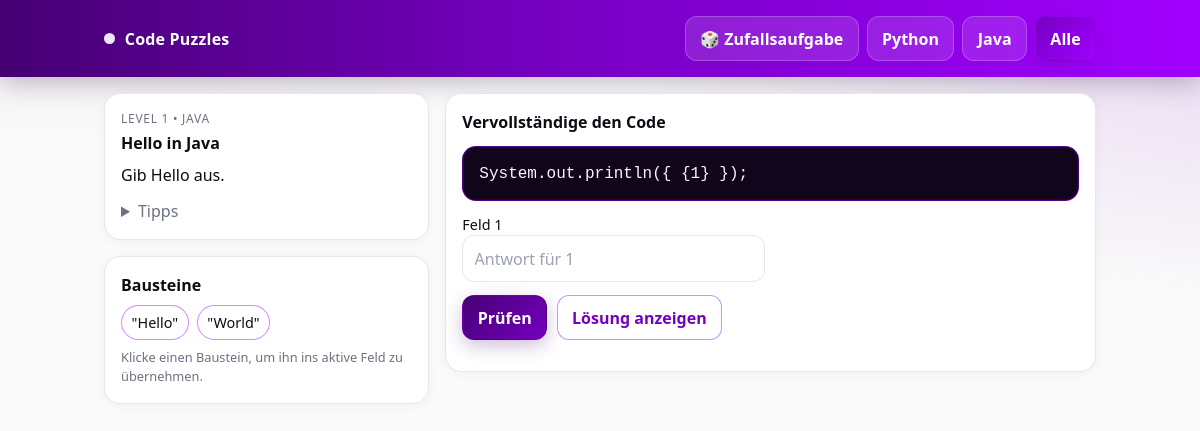
The page /snippet/13 on the database its author committed.
### models.py (models this page shows)
class Snippet(db.Model):
    __tablename__ = "snippets"
    id = db.Column(db.Integer, primary_key=True)
    title = db.Column(db.String(160), nullable=False)
    language = db.Column(db.String(16), nullable=False)  # "python" | "java"
    level = db.Column(db.Integer, nullable=False)         # 1..4
    prompt = db.Column(db.Text, nullable=False)
    code_template = db.Column(db.Text, nullable=False)    # mit {{1}}, {{2}} ...
    solution = db.Column(JSON, nullable=False)            # z. B. ["x", "print(\"ok\")"]
    accepted = db.Column(JSON, nullable=True)             # optionale Alternativen pro Lücke: [ ["x"], ["print('ok')","re:^print\\(.+\\)$"] ]
    blocks = db.Column(JSON, nullable=True)               # Bausteine (Buttons)
    tips = db.Column(JSON, nullable=True)                 # Hinweise
    tags = db.Column(JSON, nullable=True)                 # ["strings","loops"]
    __table_args__ = (
        CheckConstraint("level >= 1 AND level <= 4", name="level_range"),
    )

### app.py (the view)
    @app.route("/snippet/<int:sid>")
    def snippet_view(sid):
        import re as _re
        snip = Snippet.query.get_or_404(sid)
        gaps = sorted(set(int(x) for x in _re.findall(r"{{(\d+)}}", snip.code_template)))
        return render_template("snippet.html", snip=snip, gaps=gaps)

### templates/snippet.html (shortened to what this page needs)
{% extends "base.html" %}
{% block content %}
<div class="grid" style="grid-template-columns: 1fr 2fr; gap:1rem;">
  <section>
    <div class="card">
      <div class="text-muted" style="font-size:.75rem; text-transform:uppercase; letter-spacing:.06em;">
        Level {{ snip.level }} • {{ snip.language|capitalize }}
      </div>
      <h2 style="font-weight:700; margin:.2rem 0 0;">{{ snip.title }}</h2>
      <p style="margin-top:.5rem; white-space:pre-line;">{{ snip.prompt }}</p>
      {% if snip.tips %}
      <details style="margin-top:.75rem;">
        <summary class="text-muted" style="cursor:pointer;">Tipps</summary>
      </details>
      {% endif %}
    </div>
    {% if snip.blocks %}
    <div class="card" style="margin-top:1rem;">
      <h3 style="font-weight:600;">Bausteine</h3>
      <div id="blocks" class="chips" style="margin-top:.5rem;">
        {% for b in snip.blocks %}
        <button type="button" class="chip" data-val='{{ b|tojson }}'>{{ b }}</button>
        {% endfor %}
      </div>
      <p class="text-muted" style="margin-top:.5rem; font-size:.8rem;">Klicke einen Baustein, um ihn ins aktive Feld zu übernehmen.</p>
    </div>
    {% endif %}
  </section>
  <section>
    <div class="card">
      <h3 style="font-weight:600;">Vervollständige den Code</h3>
      <pre class="codeblock" style="margin-top:.75rem;"><code>{{ snip.code_template | replace("{{", "{ {") | replace("}}", "} }") }}</code></pre>
      <form id="answerForm" style="margin-top:.8rem;">
        <div class="grid" style="grid-template-columns: repeat(2, minmax(0,1fr)); gap:.75rem;">
          {% for i in gaps %}
          <label style="font-size:.9rem;">Feld {{ i }}
            <input class="field" name="gap{{ i }}" data-index="{{ i }}" placeholder="Antwort für {{ i }}" />
          </label>
          {% endfor %}
        </div>
        <div style="margin-top:.8rem; display:flex; gap:.6rem; flex-wrap:wrap;">
          <button class="btn btn-dark" id="checkBtn">Prüfen</button>
          <button class="btn btn-outline" type="button" id="revealBtn">Lösung anzeigen</button>
        </div>
      </form>
    </div>
  </section>
</div>
{% endblock %}

### static/styles.css (style rules this page uses)
:root { --c-dark:#460073; --c-mid:#7500C0; --c-light:#A100FF; --c-text:#0f0b14; --c-muted:#6b7280; --c-border:#e5e7eb; --c-white:#ffffff; --shadow:0 10px 25px rgba(161,0,255,0.15); }
* { box-sizing:border-box }
html,body { height:100% }
body { font-family: ui-sans-serif, system-ui, -apple-system, Segoe UI, Roboto, Inter, Helvetica, Arial, "Apple Color Emoji","Segoe UI Emoji"; color: var(--c-text); background: radial-gradient(1200px 500px at 10% -20%, rgba(70,0,115,.15), transparent 60%), radial-gradient(1200px 500px at 110% 0%, rgba(117,0,192,.15), transparent 60%), #fafafa; margin:0; }
.grid { display:grid; gap:1rem; }
.card { background: var(--c-white); border: 1px solid var(--c-border); border-radius: 16px; padding: 1rem; box-shadow: 0 2px 12px rgba(17,24,39,.04); transition: transform .18s ease, box-shadow .18s ease, border-color .18s ease; }
.btn { display:inline-flex; align-items:center; gap:.5rem; padding:.6rem .9rem; border-radius:12px; border:1px solid transparent; font-weight:600; cursor:pointer; text-decoration:none; transition: transform .12s ease, box-shadow .12s ease, background .12s ease, border-color .12s ease; }
.btn-dark { color:#fff; background: linear-gradient(135deg, var(--c-dark), var(--c-mid)); box-shadow: 0 6px 18px rgba(70,0,115,.25); }
.btn-outline { background:#fff; color: var(--c-mid); border-color: rgba(161,0,255,.45); }
.field { width:100%; border:1px solid var(--c-border); border-radius:12px; padding:.65rem .7rem; font-size:16px; outline:none; transition: border-color .12s ease, box-shadow .12s ease; }
.chip { display:inline-block; padding:.35rem .6rem; border-radius:999px; border:1px solid rgba(161,0,255,.45); background:#fff; font-size:.9rem; cursor:pointer; transition: background .12s ease, transform .12s ease, box-shadow .12s ease; }
.chips { display:flex; flex-wrap:wrap; gap:.5rem; }
.codeblock { background: #10051A; color: #f8f7ff; border:1px solid rgba(161,0,255,.45); border-radius:14px; padding: .9rem 1rem; overflow-x:auto; box-shadow: inset 0 0 0 1px rgba(117,0,192,.15); }
.text-muted { color: var(--c-muted); }

### rows shown on the page
Snippet: level "1", language "JAVA", title "Hello in Java", prompt "Gib Hello aus.", code_template "System.out.println({ {1} });"

### other values the page prints
{{ b }} "\"Hello\"" "\"World\""
{{ i }} "1"
